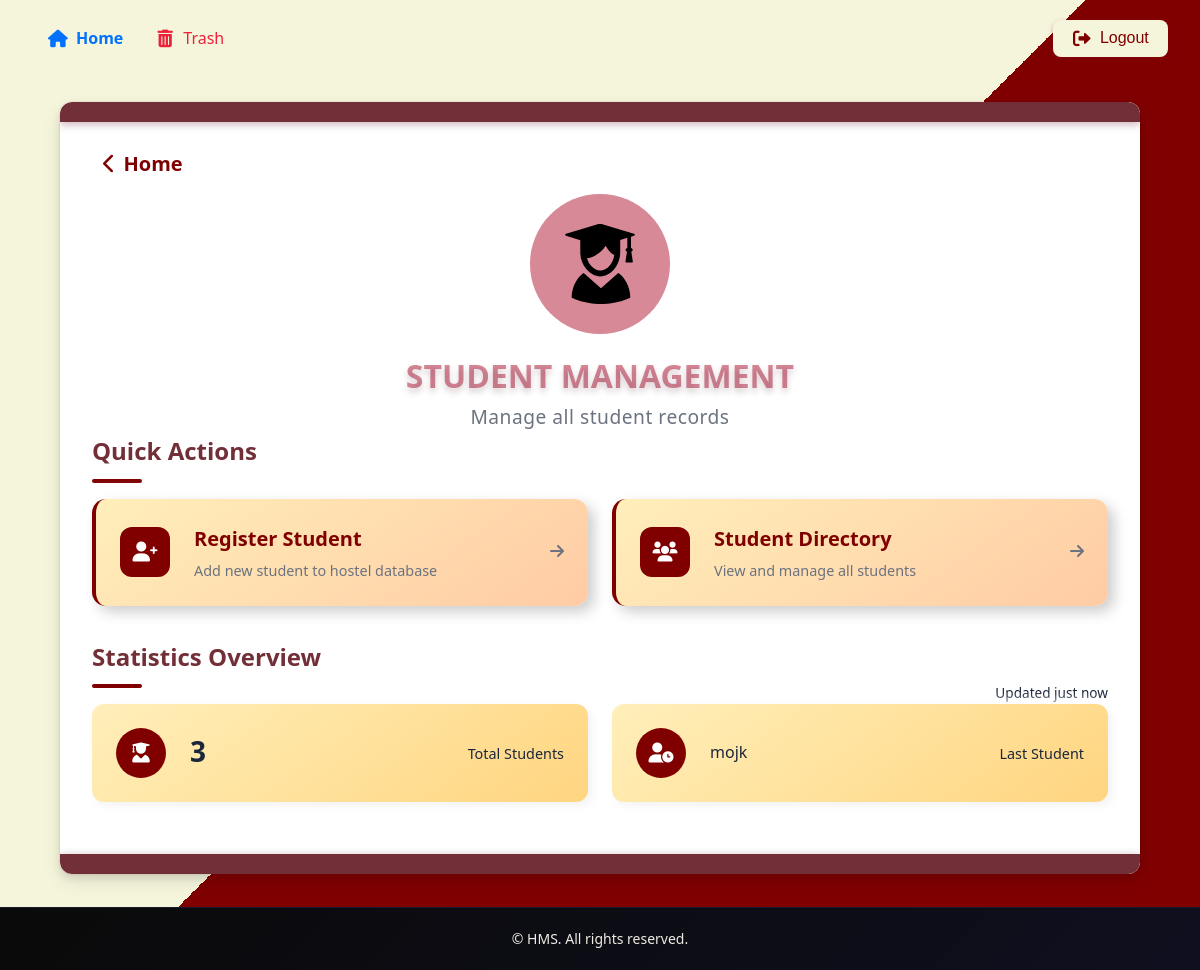
Before: /std_dash (signed in) with the older database file.
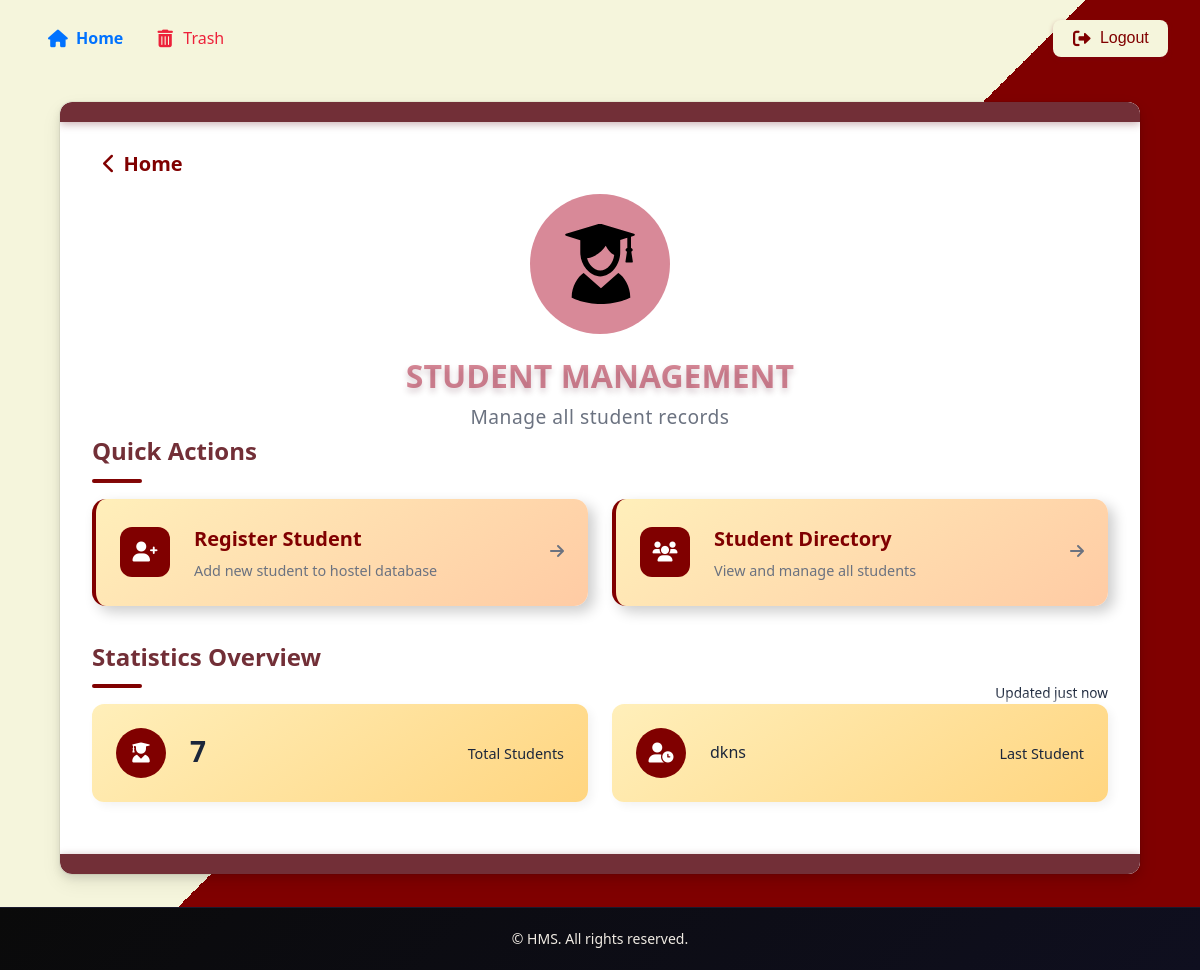
After: the same page with the newer database file.
### hostel/models.py (models this page shows, shortened)
class Student(models.Model):
    admn_no = models.PositiveIntegerField(unique=True)
    name = models.CharField(max_length=50)
    pgm = models.ForeignKey(Programme, on_delete=models.CASCADE)
    dob = models.DateField()
    email = models.EmailField()
    photo = models.ImageField(upload_to="images/", blank=True, null=True)
    contact_regex = RegexValidator(regex=r'^\d{10}$',message="Contact number must be a 10-digit number.")
    contact = models.CharField(validators=[contact_regex], max_length=10)  # Using CharField for contact with max length 10
    date_joined = models.DateField(auto_now_add=True)
    CATEGORY_CHOICES = [
        ('GENERAL', 'GENERAL'),
        ('OBC', 'OBC'),
        ('OEC', 'OEC'),
        ('SC', 'SC'),
        ('ST', 'ST'),
    ]
    category = models.CharField(max_length=20, choices=CATEGORY_CHOICES, default='GENERAL')
    EGRANTZ_CHOICES = [
        (True, 'Yes'),
        (False, 'No'),
    ]
    E_Grantz = models.BooleanField(choices=EGRANTZ_CHOICES)

### hostel/views.py (the view)
# urls.py: path('std_dash',views.student_dashboard,name='student_dashboard'),
@group_required('warden', login_url='access_denied')
def student_dashboard(request):
    try:
        total_students = Student.objects.count()
        last_student = Student.objects.last()  # Returns the last created student object
        context = {
            'total_students': total_students,
            'last_student_name': last_student.name if last_student else None
        }
        return render(request, 'hostel/student_dashboard.html', context)
    except Exception:
        return render(request,'hostel/error.html')

### hostel/context_processors.py (called while the page is built)
def group_processor(request):
    if request.user.is_authenticated:
        is_warden_group = request.user.groups.filter(name='warden').exists()
        is_secretary_group = request.user.groups.filter(name='secretary').exists()  # Adjust as needed
    else:
        is_warden_group = False
        is_secretary_group = False
    return {
        'is_warden_group': is_warden_group,
        'is_secretary_group': is_secretary_group,
    }

### hostel/templates/hostel/student_dashboard.html
{% extends 'hostel/base.html' %}
{% load static %}
{% block style %}
<link rel="stylesheet" href="{% static 'styles/student_dashboard.css' %}">
<link rel="stylesheet" href="https://cdnjs.cloudflare.com/ajax/libs/font-awesome/6.0.0/css/all.min.css">
{% endblock %}
{% block content %}
<div class="modern-dashboard">
  <header class="dashboard-header">
    <a href="{% url 'home' %}" class="back-button">
        <i class="fas fa-chevron-left"></i> Home
    </a>
    <div class="header-content">
      <div class="header-title">
        <div class="icon-wrapper">
          <img src="{% static 'images/student-icon.svg' %}" alt="Students" class="header-icon">
        </div>
        <h1>Student Management</h1>
      </div>
      <p class="header-description">Manage all student records</p>
    </div>
  </header>
  <main class="dashboard-content">
    <section class="quick-actions-section">
      <h2 class="section-title">
        <span>Quick Actions</span>
        <div class="title-decoration"></div>
      </h2>
      <div class="action-grid">
        <a href="{% url 'add_student' %}" class="action-card add-action">
          <div class="card-icon">
            <i class="fas fa-user-plus"></i>
          </div>
          <div class="card-content">
            <h3>Register Student</h3>
            <p>Add new student to hostel database</p>
          </div>
          <div class="action-arrow">
            <i class="fas fa-arrow-right"></i>
          </div>
        </a>
        <a href="{% url 'view_student' %}" class="action-card view-action">
          <div class="card-icon">
            <i class="fas fa-users"></i>
          </div>
          <div class="card-content">
            <h3>Student Directory</h3>
            <p>View and manage all students</p>
          </div>
          <div class="action-arrow">
            <i class="fas fa-arrow-right"></i>
          </div>
        </a>
      </div>
    </section>
    <section class="stats-section">
      <div class="section-header">
        <h2 class="section-title">
          <span>Statistics Overview</span>
          <div class="title-decoration"></div>
        </h2>
        <span class="update-info">Updated just now</span>
      </div>
      <div class="stats-grid">
        <div class="stat-card total-card">
          <div class="stat-icon">
            <i class="fas fa-user-graduate"></i>
          </div>
          <div class="stat-info">
            <div class="stat-value">{{ total_students }}</div>
          </div>
          <div class="stat-label">Total Students</div>
        </div>
        <div class="stat-card new-card">
          <div class="stat-icon">
            <i class="fas fa-user-clock"></i>
          </div>
          <div class="stat-info">
            {% if last_student_name %}
              {{ last_student_name }}
            {% else %}
              No students yet
            {% endif %}
          </div>
          <div class="stat-label">Last Student</div>
        </div>
      </div>
    </section>
  </main>
</div>
{% endblock %}

Changed rows visible on the page:
no longer on this page (row unchanged): Student: name "mojk"
added Student: name "dkns"
Other visible differences:
{{ total_students }}: "3" → "7"
